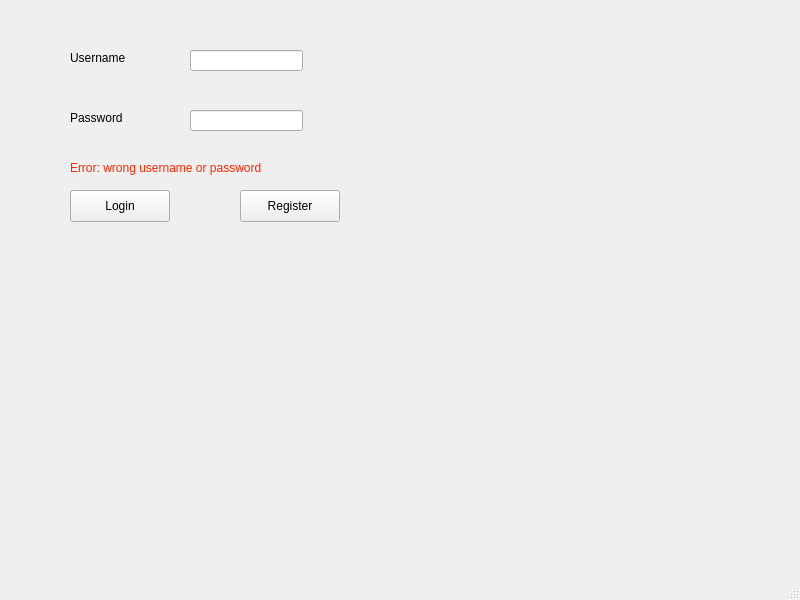
<?xml version="1.0" encoding="UTF-8"?>
<ui version="4.0">
 <class>LoginWindow2</class>
 <widget class="QMainWindow" name="LoginWindow2">
  <property name="geometry">
   <rect>
    <x>0</x>
    <y>0</y>
    <width>800</width>
    <height>600</height>
   </rect>
  </property>
  <property name="windowTitle">
   <string>LoginWindow2</string>
  </property>
  <widget class="QWidget" name="centralwidget">
   <widget class="QLabel" name="label_Username">
    <property name="geometry">
     <rect>
      <x>70</x>
      <y>50</y>
      <width>81</width>
      <height>16</height>
     </rect>
    </property>
    <property name="text">
     <string>Username</string>
    </property>
   </widget>
   <widget class="QLabel" name="label_Password">
    <property name="geometry">
     <rect>
      <x>70</x>
      <y>110</y>
      <width>71</width>
      <height>16</height>
     </rect>
    </property>
    <property name="text">
     <string>Password</string>
    </property>
   </widget>
   <widget class="QLineEdit" name="lineEdit_Username">
    <property name="geometry">
     <rect>
      <x>190</x>
      <y>50</y>
      <width>113</width>
      <height>21</height>
     </rect>
    </property>
   </widget>
   <widget class="QLineEdit" name="lineEdit_Password">
    <property name="geometry">
     <rect>
      <x>190</x>
      <y>110</y>
      <width>113</width>
      <height>21</height>
     </rect>
    </property>
    <property name="echoMode">
     <enum>QLineEdit::Password</enum>
    </property>
   </widget>
   <widget class="QPushButton" name="pushButton_Login">
    <property name="geometry">
     <rect>
      <x>70</x>
      <y>190</y>
      <width>100</width>
      <height>32</height>
     </rect>
    </property>
    <property name="text">
     <string>Login</string>
    </property>
   </widget>
   <widget class="QPushButton" name="pushButton_Register">
    <property name="geometry">
     <rect>
      <x>240</x>
      <y>190</y>
      <width>100</width>
      <height>32</height>
     </rect>
    </property>
    <property name="text">
     <string>Register</string>
    </property>
   </widget>
   <widget class="QLabel" name="label_ErrorMessage">
    <property name="geometry">
     <rect>
      <x>70</x>
      <y>160</y>
      <width>231</width>
      <height>16</height>
     </rect>
    </property>
    <property name="text">
     <string>&lt;html&gt;&lt;head/&gt;&lt;body&gt;&lt;p&gt;&lt;span style=&quot; color:#ff2600;&quot;&gt;Error: wrong username or password&lt;/span&gt;&lt;/p&gt;&lt;/body&gt;&lt;/html&gt;</string>
    </property>
   </widget>
  </widget>
  <widget class="QMenuBar" name="menubar">
   <property name="geometry">
    <rect>
     <x>0</x>
     <y>0</y>
     <width>800</width>
     <height>24</height>
    </rect>
   </property>
  </widget>
  <widget class="QStatusBar" name="statusbar"/>
 </widget>
 <resources/>
 <connections/>
</ui>
